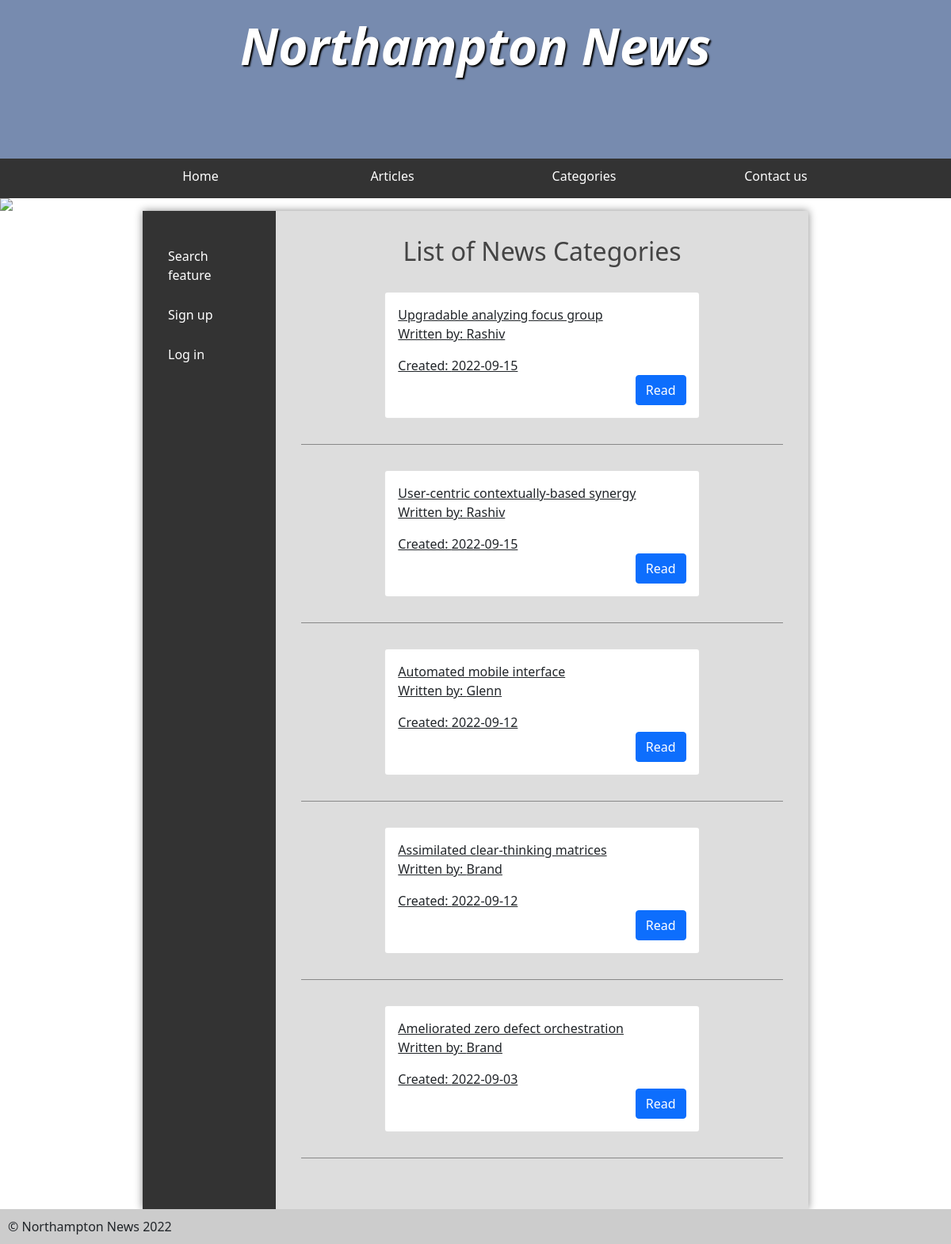
The app's page /articleCategory.php?category=Entertainment with its own data.
### tables this page shows
CREATE TABLE `articles` (
  `articleName` varchar(100) NOT NULL,
  `articleAuthor` varchar(45) DEFAULT NULL,
  `creationDate` date DEFAULT NULL,
  `categoryName` varchar(45) DEFAULT NULL,
  `articleContent` longtext DEFAULT NULL
);

### dbAccessObject.php (called while the page is built, shortened)
<?php
	class DbAccessObject{
		private $pdo;
		public function __construct($server, $username, $password, $schema){
			$this->pdo = new PDO("mysql:host=$server;dbname=$schema", "root", "root",
			[ PDO::ATTR_ERRMODE => PDO::ERRMODE_EXCEPTION]);
		}
		public function retrieveArticles($category){
			$query = $this->pdo->prepare('
				SELECT *
				FROM articles
				WHERE categoryName = :category
				ORDER BY creationDate DESC');
			$criteria = ['category' => $category];
			$query->execute($criteria);
			return $query;
		}
	}

### articleCategory.php (the view)
<?php
	require 'header.php';
?>
<main>
<?php
	require 'leftColumn.php';
?>
			<article>
			<h2 class="text-center">List of News Categories</h2>
<?php
		if ($_GET['category'] == 'category'){
			$categories = $dbAccessObject-> retrieveCategories();
			foreach ($categories as $row){
				echo '<a href="articleCategory.php?category=' . $row['categoryName'] . '">
				<ul class="list-group list-group-flush">
				<li class="list-group-item"><h5>' . $row['categoryName'] . '</h5></li>
				</ul>';
				echo '<form>';
				echo '</form>';
			}
		}
		else{
			$articles = $dbAccessObject->retrieveArticles($_GET['category']);
			if ($articles ->rowCount() == 0) {
				echo '<p> Unfortunately there is no articles for this category. </p>';
			}
			else {
				foreach ($articles as $row){
					echo'
		<div class="row">
<div class="col-2"></div>
<div class="col-8"><div class="card">
<div class="card-body">
<a href="article.php?article=' . $row['articleName'] . '" class="link-dark text-monospace"
<h2 class="card-title">' . $row['articleName'] . '</h2>
  <p class="card-text">Written by: ' . $row['articleAuthor'] .'</p>
  <p class="card-text">Created: ' . $row['creationDate'] .'</p>
  <a href="article.php?article=' . $row['articleName'] . '" class="btn btn-primary float-end">Read</a>
</div>
</div></a></div>
<div class="col-2"></div>
</div>
		';
					echo '<form>';
					echo '</form>';
				}
			}
		}
?>
			</article>
		</main>
<?php
	require 'footer.php';
?>

### header.php (shortened to what this page needs)
<?php
	require 'dbAccessObject.php';
	$server = 'db';
	$username = 'root';
	$password = 'root';
	$schema = 'assignment';
	$dbAccessObject = new DbAccessObject($server, $username, $password, $schema);
?>
<!doctype html>
<html lang="en">
  <head>
    <link href="https://cdn.jsdelivr.net/npm/bootstrap@5.0.2/dist/css/bootstrap.min.css" rel="stylesheet">
    <link rel="stylesheet" href="styles.css"/>
  </head>
  <body>
		<header>
			<section>
					<h1>Northampton News</h1>
			</section>
		</header>
		<nav>
			<ul>
				<li><a href="index.php">Home</a></li>
				<li><a href="latestArticle.php">Articles</a></li>
				<li><a href="articleCategory.php?category=category">Categories</a>
				</li>
				<li><a href="contact.php">Contact us</a></li>
			</ul>
		</nav>
		<img src="images/banners/randombanner.php" />

### leftColumn.php (shortened to what this page needs)
<?php
	if (!$_SESSION['loggedIn']){
		echo'<nav>
				<ul class="list-group list-group-flush">
					<li><a href="search.php">Search feature</a></li>
					<li><a href="signUp.php">Sign up</a></li>
					<li><a href="logIn.php">Log in</a></li>
				</ul>
			</nav>';
	}
?>

### footer.php (shortened to what this page needs)
		<footer>
			&copy; Northampton News 2022
		</footer>
  </body>
</html>

### styles.css (style rules this page uses)
* { margin: 0; padding: 0; }
html { font-family: 'Oxygen-Regular', times, verdana, sans-serif; }
body { background-color: #fff; }
header { background-color: #778baf; color: white; height: 200px; }
nav { width: 100%; background-color: #333; overflow: auto; }
nav ul { width: 1000px; margin: auto; display: block; list-style-type: none; }
nav ul li { width: 25%; float: left; overflow: auto; text-align: center; }
nav a { color: white; padding-top: 10px; display: block; text-decoration: none; }
header section { display: block; }
header h1 { font-weight: bold; font-style: italic; }
h1 { font-size:4em; color: white; text-align: center; padding-top: 20px; text-shadow: 2px 2px 2px #000; }
main { min-height: 50vh; background-color: #ddd; width: 70vw; display: block; margin: auto; box-shadow: 0px 0px 10px #888; color:#444; }
main h2 { font-size:2em; }
p, li, h2 { margin-bottom: 1em; }
footer { background-color: #ccc; padding: 10px; }
form { padding-top: 2em; margin-top: 2em; border-top: 1px solid #888; }
ul { margin-left: 2em; }
body > img { display: block; width: 100%; }
main { display: table; }
main > article { display: table-cell; padding: 2em; }
main > nav { display: table-cell; width: 20%; padding: 2em; }
main > nav li { float: none; width: auto; text-align: left; }
main > nav ul { width: auto; }

### records on screen
articles: articleName "Upgradable analyzing focus group", articleAuthor "Rashiv", creationDate "2022-09-15"
articles: articleName "User-centric contextually-based synergy", articleAuthor "Rashiv", creationDate "2022-09-15"
articles: articleName "Automated mobile interface", articleAuthor "Glenn", creationDate "2022-09-12"
articles: articleName "Assimilated clear-thinking matrices", articleAuthor "Brand", creationDate "2022-09-12"
articles: articleName "Ameliorated zero defect orchestration", articleAuthor "Brand", creationDate "2022-09-03"
